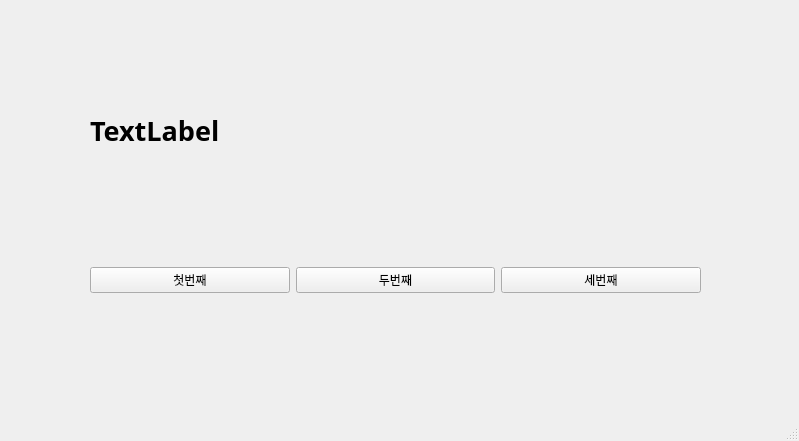
<?xml version="1.0" encoding="UTF-8"?>
<ui version="4.0">
 <class>MainWindow</class>
 <widget class="QMainWindow" name="MainWindow">
  <property name="geometry">
   <rect>
    <x>0</x>
    <y>0</y>
    <width>799</width>
    <height>441</height>
   </rect>
  </property>
  <property name="windowTitle">
   <string>MainWindow</string>
  </property>
  <widget class="QWidget" name="centralwidget">
   <widget class="QWidget" name="horizontalLayoutWidget">
    <property name="geometry">
     <rect>
      <x>90</x>
      <y>210</y>
      <width>611</width>
      <height>141</height>
     </rect>
    </property>
    <layout class="QHBoxLayout" name="horizontalLayout">
     <item>
      <widget class="QPushButton" name="pushButton">
       <property name="text">
        <string>첫번째</string>
       </property>
      </widget>
     </item>
     <item>
      <widget class="QPushButton" name="pushButton_2">
       <property name="text">
        <string>두번째</string>
       </property>
      </widget>
     </item>
     <item>
      <widget class="QPushButton" name="pushButton_3">
       <property name="text">
        <string>세번째</string>
       </property>
      </widget>
     </item>
    </layout>
   </widget>
   <widget class="QLabel" name="label">
    <property name="geometry">
     <rect>
      <x>90</x>
      <y>100</y>
      <width>611</width>
      <height>61</height>
     </rect>
    </property>
    <property name="font">
     <font>
      <family>맑은 고딕</family>
      <pointsize>20</pointsize>
      <weight>75</weight>
      <bold>true</bold>
     </font>
    </property>
    <property name="text">
     <string>TextLabel</string>
    </property>
   </widget>
  </widget>
  <widget class="QMenuBar" name="menubar">
   <property name="geometry">
    <rect>
     <x>0</x>
     <y>0</y>
     <width>799</width>
     <height>21</height>
    </rect>
   </property>
  </widget>
  <widget class="QStatusBar" name="statusbar"/>
 </widget>
 <resources/>
 <connections>
  <connection>
   <sender>pushButton</sender>
   <signal>clicked()</signal>
   <receiver>MainWindow</receiver>
   <slot>firstClick()</slot>
   <hints>
    <hint type="sourcelabel">
     <x>191</x>
     <y>302</y>
    </hint>
    <hint type="destinationlabel">
     <x>209</x>
     <y>365</y>
    </hint>
   </hints>
  </connection>
  <connection>
   <sender>pushButton_2</sender>
   <signal>clicked()</signal>
   <receiver>MainWindow</receiver>
   <slot>secondClick()</slot>
   <hints>
    <hint type="sourcelabel">
     <x>393</x>
     <y>298</y>
    </hint>
    <hint type="destinationlabel">
     <x>436</x>
     <y>379</y>
    </hint>
   </hints>
  </connection>
  <connection>
   <sender>pushButton_3</sender>
   <signal>clicked()</signal>
   <receiver>MainWindow</receiver>
   <slot>thirdClick()</slot>
   <hints>
    <hint type="sourcelabel">
     <x>615</x>
     <y>302</y>
    </hint>
    <hint type="destinationlabel">
     <x>665</x>
     <y>373</y>
    </hint>
   </hints>
  </connection>
 </connections>
 <slots>
  <slot>firstClick()</slot>
  <slot>secondClick()</slot>
  <slot>thirdClick()</slot>
 </slots>
</ui>
